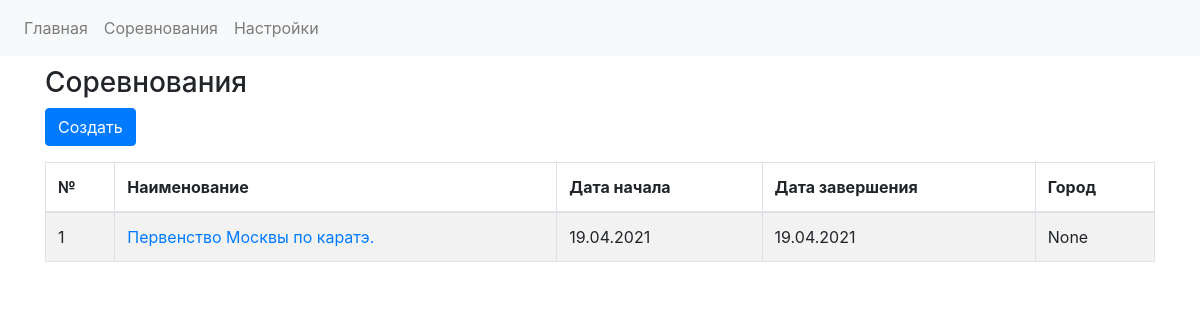
The page /competitions on the database as committed earlier.
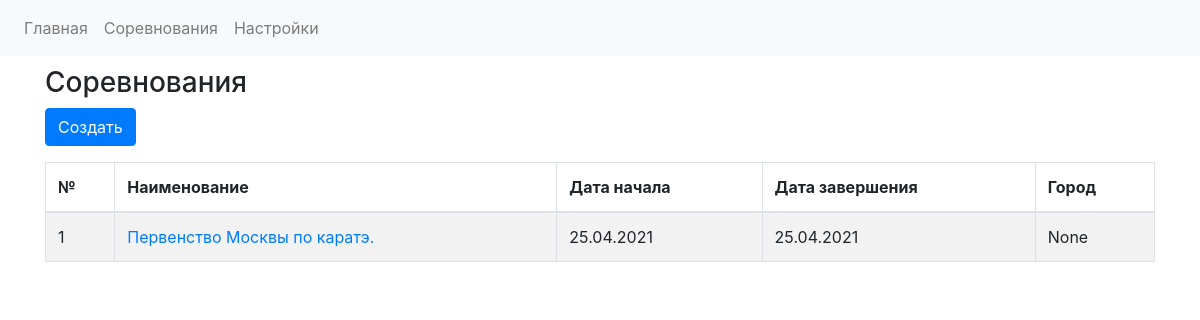
The same page on the database as committed later.
### app.py (models this page shows)
class CompetitionsDB(db.Model):
    competition_id = db.Column(db.Integer, primary_key=True)
    competition_name = db.Column(db.String)
    competition_date_start = db.Column(db.Date, default=datetime.utcnow)
    competition_date_finish = db.Column(db.Date, default=datetime.utcnow)
    competition_city = db.Column(db.String)
    competition_fights = db.relationship('FightsDB', backref='competition', lazy='dynamic')
    registrations = db.relationship('RegistrationDB', backref='competition')

### app.py (the view)
@app.route('/competitions')
def competitions():
    competitions_data = CompetitionsDB.query.all()
    return render_template('competitions.html', competitions_data = competitions_data)

### templates/competitions.html (shortened to what this page needs)
{% extends "base.html" %}
{% block head %}
<link rel="stylesheet" type="text/css" href="https://cdnjs.cloudflare.com/ajax/libs/twitter-bootstrap/4.5.2/css/bootstrap.css">
<link rel="stylesheet" type="text/css" href="https://cdn.datatables.net/1.10.24/css/dataTables.bootstrap4.min.css">
{% endblock %}
{% block content %}
<div class="container" style="margin-top: 10px">
<h3>Соревнования</h3>
<button type="button" class="btn btn-primary" id="create_competition_button">Создать</button>
<table id="competitions_table" class="table table-striped table-bordered" style="width:100%">
        <thead>
            <tr>
                <th>№</th>
                <th>Наименование</th>
                <th>Дата начала</th>
                <th>Дата завершения</th>
                <th>Город</th>
            </tr>
        </thead>
        <tbody>
        {% for competition_row in competitions_data %}
            <tr>
                <td>{{ competition_row.competition_id }}</td>
                <td>
                    <a href="{{url_for('competition_view', competition_id = competition_row.competition_id)}}">
                          {{ competition_row.competition_name }}
                    </a>
                </td>
                <td>{{ competition_row.competition_date_start.strftime('%d.%m.%Y') }}</td>
                <td>{{ competition_row.competition_date_finish.strftime('%d.%m.%Y')}}</td>
                <td>{{ competition_row.competition_city}}</td>
            </tr>
        {% endfor %}
    </table>
</div>
{% endblock %}

### templates/base.html (shortened to what this page needs)
<!DOCTYPE html>
<html lang="en">
<head>
{% block head %}{% endblock %}
</head>
<body>
    <nav class="navbar navbar-expand-lg navbar-light bg-light">
  <div class="collapse navbar-collapse" id="navbarSupportedContent">
    <ul class="navbar-nav mr-auto">
      <li class="nav-item">
        <a class="nav-link" href="{{url_for('index')}}">Главная</a>
      </li>
      <li class="nav-item">
        <a class="nav-link" href="{{url_for('competitions')}}">Соревнования</a>
      </li>
      <li class="nav-item">
        <a class="nav-link" href="{{url_for('settings_form')}}">Настройки</a>
      </li>
    </ul>
</div>
</nav>
    <div id="content">
        {% block content %}
        {% endblock %}
    </div>
</body>
</html>

Rows that differ between the two databases and show on the page:
changed CompetitionsDB "Первенство Москвы по каратэ.": competition_date_start "19.04.2021" → "25.04.2021"; competition_date_finish "19.04.2021" → "25.04.2021"
